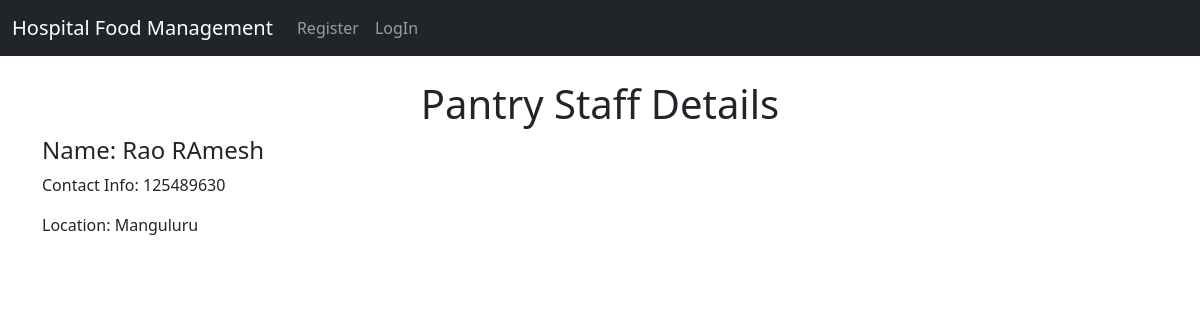
/pantry/get_pantry_detail/1/, run on the app's committed database.
### pantry/models.py (models this page shows, shortened)
class PantryStaff(models.Model):
    name = models.CharField(max_length=100)
    contact_info = models.CharField(max_length=15)
    location = models.CharField(max_length=100)

### pantry/views.py (the view)
# urls.py: path('get_pantry_detail/<int:id>/',views.get_pantry_detail,name='get_pantry_detail'),
def get_pantry_detail(request,id):
    get_staff = PantryStaff.objects.get(id=id)
    context = {
        'form':get_staff
    }
    return render(request,'pantry/get_pantry_detail.html',context)

### templates/pantry/get_pantry_detail.html
{% extends "base.html" %}
{% block content %}
<h1 class="text-center">Pantry Staff Details</h1>
<h4>Name: {{ form.name }} </h4>
<p>Contact Info: {{ form.contact_info }} </p>
<p>Location: {{ form.location }} </p>
{% endblock %}

### data on the page
PantryStaff: name "Rao RAmesh", contact_info "125489630", location "Manguluru"
